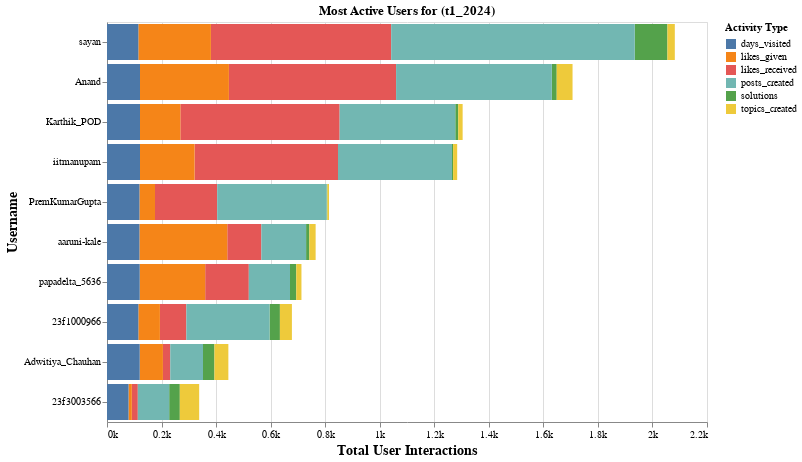
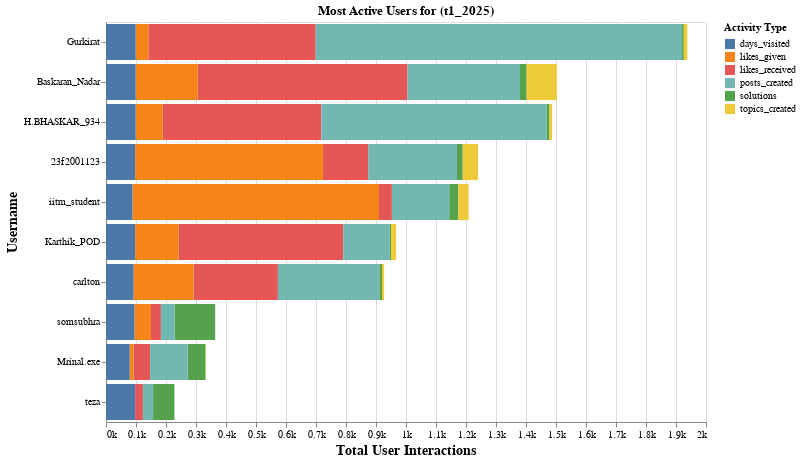
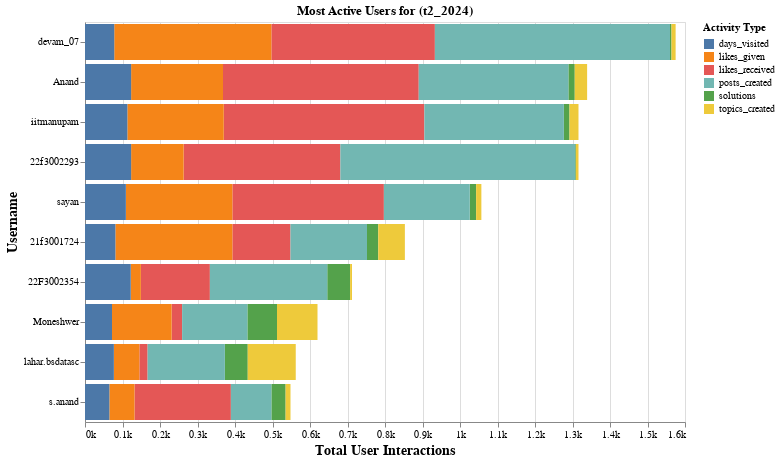
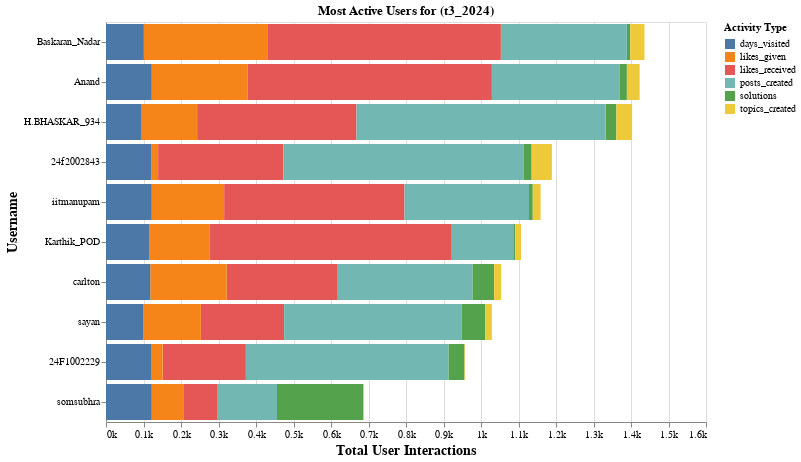

The notebook cell saved with these charts, in order:
### Code cell
# Generate Altair visualization
path_to_static_folder = "../static"
all_users_scores_folder = "../data/scores/overall_scores"
for data_file in os.listdir(all_users_scores_folder):
    full_path = os.path.join(all_users_scores_folder, data_file)
    unnormalized_df = pd.read_excel(full_path, sheet_name="unnormalized_scores")
    unnormalized_df = unnormalized_df[unnormalized_df["user_id"]>0]
    top_10_users = unnormalized_df.head(10)
    top_10_users_2 = top_10_users.merge(id_username_mapping, on="user_id")
    
    term = data_file.removesuffix(".xlsx")
    create_stacked_bar_chart(top_10_users_2, term=term, path_to_static_folder=path_to_static_folder)

### Figure 1 — Vega-Lite specification as saved in the notebook (floating-point values rounded to 4 significant figures)
{"config": {"view": {"continuousWidth": 300, "continuousHeight": 300}}, "data": {"name": "data-fe091edcc8816609f9f7dfd128b6fcbc"}, "mark": {"type": "bar"}, "encoding": {"color": {"field": "metric", "title": "Activity Type", "type": "nominal"}, "tooltip": [{"field": "username", "type": "nominal"}, {"field": "metric", "type": "nominal"}, {"field": "count", "type": "quantitative"}], "x": {"axis": {"format": "~s", "titleFontSize": 14}, "field": "count", "title": "Total User Interactions", "type": "quantitative"}, "y": {"axis": {"titleFontSize": 14}, "field": "username", "sort": "-x", "title": "Username", "type": "nominal"}}, "height": 400, "title": "Most Active Users for (t1_2024)", "width": 600, "$schema": "https://vega.github.io/schema/vega-lite/v5.20.1.json", "datasets": {"data-fe091edcc8816609f9f7dfd128b6fcbc": [{"user_id": 348, "username": "sayan", "metric": "likes_received", "count": 661}, {"user_id": 933, "username": "Anand", "metric": "likes_received", "count": 613}, {"user_id": 11, "username": "Karthik_POD", "metric": "likes_received", "count": 584}, {"user_id": 15826, "username": "iitmanupam", "metric": "likes_received", "count": 526}, {"user_id": 17066, "username": "23f1000966", "metric": "likes_received", "count": 97}, {"user_id": 23071, "username": "Adwitiya_Chauhan", "metric": "likes_received", "count": 27}, {"user_id": 3024, "username": "papadelta_5636", "metric": "likes_received", "count": 160}, {"user_id": 12082, "username": "PremKumarGupta", "metric": "likes_received", "count": 228}, {"user_id": 25214, "username": "23f3003566", "metric": "likes_received", "count": 22}, {"user_id": 6616, "username": "aaruni-kale", "metric": "likes_received", "count": 125}, {"user_id": 348, "username": "sayan", "metric": "likes_given", "count": 266}, {"user_id": 933, "username": "Anand", "metric": "likes_given", "count": 326}, {"user_id": 11, "username": "Karthik_POD", "metric": "likes_given", "count": 148}, {"user_id": 15826, "username": "iitmanupam", "metric": "likes_given", "count": 200}, {"user_id": 17066, "username": "23f1000966", "metric": "likes_given", "count": 79}, {"user_id": 23071, "username": "Adwitiya_Chauhan", "metric": "likes_given", "count": 85}, {"user_id": 3024, "username": "papadelta_5636", "metric": "likes_given", "count": 240}, {"user_id": 12082, "username": "PremKumarGupta", "metric": "likes_given", "count": 57}, {"user_id": 25214, "username": "23f3003566", "metric": "likes_given", "count": 12}, {"user_id": 6616, "username": "aaruni-kale", "metric": "likes_given", "count": 322}, {"user_id": 348, "username": "sayan", "metric": "days_visited", "count": 115}, {"user_id": 933, "username": "Anand", "metric": "days_visited", "count": 121}, {"user_id": 11, "username": "Karthik_POD", "metric": "days_visited", "count": 121}, {"user_id": 15826, "username": "iitmanupam", "metric": "days_visited", "count": 121}, {"user_id": 17066, "username": "23f1000966", "metric": "days_visited", "count": 115}, {"user_id": 23071, "username": "Adwitiya_Chauhan", "metric": "days_visited", "count": 120}, {"user_id": 3024, "username": "papadelta_5636", "metric": "days_visited", "count": 120}, {"user_id": 12082, "username": "PremKumarGupta", "metric": "days_visited", "count": 119}, {"user_id": 25214, "username": "23f3003566", "metric": "days_visited", "count": 79}, {"user_id": 6616, "username": "aaruni-kale", "metric": "days_visited", "count": 119}, {"user_id": 348, "username": "sayan", "metric": "solutions", "count": 120}, {"user_id": 933, "username": "Anand", "metric": "solutions", "count": 18}, {"user_id": 11, "username": "Karthik_POD", "metric": "solutions", "count": 11}, {"user_id": 15826, "username": "iitmanupam", "metric": "solutions", "count": 4}, {"user_id": 17066, "username": "23f1000966", "metric": "solutions", "count": 38}, {"user_id": 23071, "username": "Adwitiya_Chauhan", "metric": "solutions", "count": 42}, {"user_id": 3024, "username": "papadelta_5636", "metric": "solutions", "count": 23}, {"user_id": 12082, "username": "PremKumarGupta", "metric": "solutions", "count": 3}, {"user_id": 25214, "username": "23f3003566", "metric": "solutions", "count": 39}, {"user_id": 6616, "username": "aaruni-kale", "metric": "solutions", "count": 12}, {"user_id": 348, "username": "sayan", "metric": "topics_created", "count": 27}, {"user_id": 933, "username": "Anand", "metric": "topics_created", "count": 58}, {"user_id": 11, "username": "Karthik_POD", "metric": "topics_created", "count": 16}, {"user_id": 15826, "username": "iitmanupam", "metric": "topics_created", "count": 15}, {"user_id": 17066, "username": "23f1000966", "metric": "topics_created", "count": 44}, {"user_id": 23071, "username": "Adwitiya_Chauhan", "metric": "topics_created", "count": 51}, {"user_id": 3024, "username": "papadelta_5636", "metric": "topics_created", "count": 19}, {"user_id": 12082, "username": "PremKumarGupta", "metric": "topics_created", "count": 6}, {"user_id": 25214, "username": "23f3003566", "metric": "topics_created", "count": 71}, {"user_id": 6616, "username": "aaruni-kale", "metric": "topics_created", "count": 23}, {"user_id": 348, "username": "sayan", "metric": "posts_created", "count": 893}, {"user_id": 933, "username": "Anand", "metric": "posts_created", "count": 571}, {"user_id": 11, "username": "Karthik_POD", "metric": "posts_created", "count": 424}, {"user_id": 15826, "username": "iitmanupam", "metric": "posts_created", "count": 418}, {"user_id": 17066, "username": "23f1000966", "metric": "posts_created", "count": 305}, {"user_id": 23071, "username": "Adwitiya_Chauhan", "metric": "posts_created", "count": 120}, {"user_id": 3024, "username": "papadelta_5636", "metric": "posts_created", "count": 151}, {"user_id": 12082, "username": "PremKumarGupta", "metric": "posts_created", "count": 401}, {"user_id": 25214, "username": "23f3003566", "metric": "posts_created", "count": 115}, {"user_id": 6616, "username": "aaruni-kale", "metric": "posts_created", "count": 164}]}}

### Figure 2 — Vega-Lite specification as saved in the notebook (floating-point values rounded to 4 significant figures)
{"config": {"view": {"continuousWidth": 300, "continuousHeight": 300}}, "data": {"name": "data-95f59dde0c10a82e33fab0ec989851de"}, "mark": {"type": "bar"}, "encoding": {"color": {"field": "metric", "title": "Activity Type", "type": "nominal"}, "tooltip": [{"field": "username", "type": "nominal"}, {"field": "metric", "type": "nominal"}, {"field": "count", "type": "quantitative"}], "x": {"axis": {"format": "~s", "titleFontSize": 14}, "field": "count", "title": "Total User Interactions", "type": "quantitative"}, "y": {"axis": {"titleFontSize": 14}, "field": "username", "sort": "-x", "title": "Username", "type": "nominal"}}, "height": 400, "title": "Most Active Users for (t1_2025)", "width": 600, "$schema": "https://vega.github.io/schema/vega-lite/v5.20.1.json", "datasets": {"data-95f59dde0c10a82e33fab0ec989851de": [{"user_id": 15853, "username": "somsubhra", "metric": "likes_received", "count": 33}, {"user_id": 39529, "username": "Gurkirat", "metric": "likes_received", "count": 558}, {"user_id": 37539, "username": "Baskaran_Nadar", "metric": "likes_received", "count": 699}, {"user_id": 39132, "username": "H.BHASKAR_934", "metric": "likes_received", "count": 529}, {"user_id": 42676, "username": "iitm_student", "metric": "likes_received", "count": 43}, {"user_id": 23318, "username": "23f2001123", "metric": "likes_received", "count": 151}, {"user_id": 21050, "username": "teza", "metric": "likes_received", "count": 26}, {"user_id": 25731, "username": "Mrinal.exe", "metric": "likes_received", "count": 55}, {"user_id": 11, "username": "Karthik_POD", "metric": "likes_received", "count": 549}, {"user_id": 16094, "username": "carlton", "metric": "likes_received", "count": 281}, {"user_id": 15853, "username": "somsubhra", "metric": "likes_given", "count": 55}, {"user_id": 39529, "username": "Gurkirat", "metric": "likes_given", "count": 42}, {"user_id": 37539, "username": "Baskaran_Nadar", "metric": "likes_given", "count": 207}, {"user_id": 39132, "username": "H.BHASKAR_934", "metric": "likes_given", "count": 90}, {"user_id": 42676, "username": "iitm_student", "metric": "likes_given", "count": 822}, {"user_id": 23318, "username": "23f2001123", "metric": "likes_given", "count": 626}, {"user_id": 21050, "username": "teza", "metric": "likes_given", "count": 0}, {"user_id": 25731, "username": "Mrinal.exe", "metric": "likes_given", "count": 13}, {"user_id": 11, "username": "Karthik_POD", "metric": "likes_given", "count": 145}, {"user_id": 16094, "username": "carlton", "metric": "likes_given", "count": 200}, {"user_id": 15853, "username": "somsubhra", "metric": "days_visited", "count": 95}, {"user_id": 39529, "username": "Gurkirat", "metric": "days_visited", "count": 99}, {"user_id": 37539, "username": "Baskaran_Nadar", "metric": "days_visited", "count": 99}, {"user_id": 39132, "username": "H.BHASKAR_934", "metric": "days_visited", "count": 99}, {"user_id": 42676, "username": "iitm_student", "metric": "days_visited", "count": 88}, {"user_id": 23318, "username": "23f2001123", "metric": "days_visited", "count": 97}, {"user_id": 21050, "username": "teza", "metric": "days_visited", "count": 97}, {"user_id": 25731, "username": "Mrinal.exe", "metric": "days_visited", "count": 79}, {"user_id": 11, "username": "Karthik_POD", "metric": "days_visited", "count": 97}, {"user_id": 16094, "username": "carlton", "metric": "days_visited", "count": 92}, {"user_id": 15853, "username": "somsubhra", "metric": "solutions", "count": 135}, {"user_id": 39529, "username": "Gurkirat", "metric": "solutions", "count": 6}, {"user_id": 37539, "username": "Baskaran_Nadar", "metric": "solutions", "count": 22}, {"user_id": 39132, "username": "H.BHASKAR_934", "metric": "solutions", "count": 9}, {"user_id": 42676, "username": "iitm_student", "metric": "solutions", "count": 30}, {"user_id": 23318, "username": "23f2001123", "metric": "solutions", "count": 19}, {"user_id": 21050, "username": "teza", "metric": "solutions", "count": 71}, {"user_id": 25731, "username": "Mrinal.exe", "metric": "solutions", "count": 60}, {"user_id": 11, "username": "Karthik_POD", "metric": "solutions", "count": 4}, {"user_id": 16094, "username": "carlton", "metric": "solutions", "count": 9}, {"user_id": 15853, "username": "somsubhra", "metric": "topics_created", "count": 0}, {"user_id": 39529, "username": "Gurkirat", "metric": "topics_created", "count": 12}, {"user_id": 37539, "username": "Baskaran_Nadar", "metric": "topics_created", "count": 101}, {"user_id": 39132, "username": "H.BHASKAR_934", "metric": "topics_created", "count": 9}, {"user_id": 42676, "username": "iitm_student", "metric": "topics_created", "count": 35}, {"user_id": 23318, "username": "23f2001123", "metric": "topics_created", "count": 51}, {"user_id": 21050, "username": "teza", "metric": "topics_created", "count": 0}, {"user_id": 25731, "username": "Mrinal.exe", "metric": "topics_created", "count": 1}, {"user_id": 11, "username": "Karthik_POD", "metric": "topics_created", "count": 17}, {"user_id": 16094, "username": "carlton", "metric": "topics_created", "count": 7}, {"user_id": 15853, "username": "somsubhra", "metric": "posts_created", "count": 46}, {"user_id": 39529, "username": "Gurkirat", "metric": "posts_created", "count": 1221}, {"user_id": 37539, "username": "Baskaran_Nadar", "metric": "posts_created", "count": 375}, {"user_id": 39132, "username": "H.BHASKAR_934", "metric": "posts_created", "count": 751}, {"user_id": 42676, "username": "iitm_student", "metric": "posts_created", "count": 191}, {"user_id": 23318, "username": "23f2001123", "metric": "posts_created", "count": 296}, {"user_id": 21050, "username": "teza", "metric": "posts_created", "count": 34}, {"user_id": 25731, "username": "Mrinal.exe", "metric": "posts_created", "count": 125}, {"user_id": 11, "username": "Karthik_POD", "metric": "posts_created", "count": 155}, {"user_id": 16094, "username": "carlton", "metric": "posts_created", "count": 338}]}}

### Figure 3 — Vega-Lite specification as saved in the notebook (floating-point values rounded to 4 significant figures)
{"config": {"view": {"continuousWidth": 300, "continuousHeight": 300}}, "data": {"name": "data-a6e8088c096bac49d39684fa88c7e830"}, "mark": {"type": "bar"}, "encoding": {"color": {"field": "metric", "title": "Activity Type", "type": "nominal"}, "tooltip": [{"field": "username", "type": "nominal"}, {"field": "metric", "type": "nominal"}, {"field": "count", "type": "quantitative"}], "x": {"axis": {"format": "~s", "titleFontSize": 14}, "field": "count", "title": "Total User Interactions", "type": "quantitative"}, "y": {"axis": {"titleFontSize": 14}, "field": "username", "sort": "-x", "title": "Username", "type": "nominal"}}, "height": 400, "title": "Most Active Users for (t2_2024)", "width": 600, "$schema": "https://vega.github.io/schema/vega-lite/v5.20.1.json", "datasets": {"data-a6e8088c096bac49d39684fa88c7e830": [{"user_id": 31778, "username": "Moneshwer", "metric": "likes_received", "count": 28}, {"user_id": 17065, "username": "22F3002354", "metric": "likes_received", "count": 184}, {"user_id": 31280, "username": "devam_07", "metric": "likes_received", "count": 436}, {"user_id": 933, "username": "Anand", "metric": "likes_received", "count": 522}, {"user_id": 15826, "username": "iitmanupam", "metric": "likes_received", "count": 535}, {"user_id": 15475, "username": "22f3002293", "metric": "likes_received", "count": 418}, {"user_id": 32728, "username": "lahar.bsdatasc", "metric": "likes_received", "count": 22}, {"user_id": 348, "username": "sayan", "metric": "likes_received", "count": 404}, {"user_id": 11530, "username": "21f3001724", "metric": "likes_received", "count": 155}, {"user_id": 9419, "username": "s.anand", "metric": "likes_received", "count": 257}, {"user_id": 31778, "username": "Moneshwer", "metric": "likes_given", "count": 159}, {"user_id": 17065, "username": "22F3002354", "metric": "likes_given", "count": 27}, {"user_id": 31280, "username": "devam_07", "metric": "likes_given", "count": 419}, {"user_id": 933, "username": "Anand", "metric": "likes_given", "count": 245}, {"user_id": 15826, "username": "iitmanupam", "metric": "likes_given", "count": 257}, {"user_id": 15475, "username": "22f3002293", "metric": "likes_given", "count": 140}, {"user_id": 32728, "username": "lahar.bsdatasc", "metric": "likes_given", "count": 68}, {"user_id": 348, "username": "sayan", "metric": "likes_given", "count": 284}, {"user_id": 11530, "username": "21f3001724", "metric": "likes_given", "count": 312}, {"user_id": 9419, "username": "s.anand", "metric": "likes_given", "count": 67}, {"user_id": 31778, "username": "Moneshwer", "metric": "days_visited", "count": 72}, {"user_id": 17065, "username": "22F3002354", "metric": "days_visited", "count": 122}, {"user_id": 31280, "username": "devam_07", "metric": "days_visited", "count": 78}, {"user_id": 933, "username": "Anand", "metric": "days_visited", "count": 123}, {"user_id": 15826, "username": "iitmanupam", "metric": "days_visited", "count": 113}, {"user_id": 15475, "username": "22f3002293", "metric": "days_visited", "count": 123}, {"user_id": 32728, "username": "lahar.bsdatasc", "metric": "days_visited", "count": 77}, {"user_id": 348, "username": "sayan", "metric": "days_visited", "count": 109}, {"user_id": 11530, "username": "21f3001724", "metric": "days_visited", "count": 81}, {"user_id": 9419, "username": "s.anand", "metric": "days_visited", "count": 65}, {"user_id": 31778, "username": "Moneshwer", "metric": "solutions", "count": 79}, {"user_id": 17065, "username": "22F3002354", "metric": "solutions", "count": 61}, {"user_id": 31280, "username": "devam_07", "metric": "solutions", "count": 4}, {"user_id": 933, "username": "Anand", "metric": "solutions", "count": 17}, {"user_id": 15826, "username": "iitmanupam", "metric": "solutions", "count": 15}, {"user_id": 15475, "username": "22f3002293", "metric": "solutions", "count": 2}, {"user_id": 32728, "username": "lahar.bsdatasc", "metric": "solutions", "count": 61}, {"user_id": 348, "username": "sayan", "metric": "solutions", "count": 17}, {"user_id": 11530, "username": "21f3001724", "metric": "solutions", "count": 30}, {"user_id": 9419, "username": "s.anand", "metric": "solutions", "count": 38}, {"user_id": 31778, "username": "Moneshwer", "metric": "topics_created", "count": 108}, {"user_id": 17065, "username": "22F3002354", "metric": "topics_created", "count": 5}, {"user_id": 31280, "username": "devam_07", "metric": "topics_created", "count": 11}, {"user_id": 933, "username": "Anand", "metric": "topics_created", "count": 33}, {"user_id": 15826, "username": "iitmanupam", "metric": "topics_created", "count": 24}, {"user_id": 15475, "username": "22f3002293", "metric": "topics_created", "count": 7}, {"user_id": 32728, "username": "lahar.bsdatasc", "metric": "topics_created", "count": 128}, {"user_id": 348, "username": "sayan", "metric": "topics_created", "count": 14}, {"user_id": 11530, "username": "21f3001724", "metric": "topics_created", "count": 71}, {"user_id": 9419, "username": "s.anand", "metric": "topics_created", "count": 13}, {"user_id": 31778, "username": "Moneshwer", "metric": "posts_created", "count": 174}, {"user_id": 17065, "username": "22F3002354", "metric": "posts_created", "count": 313}, {"user_id": 31280, "username": "devam_07", "metric": "posts_created", "count": 627}, {"user_id": 933, "username": "Anand", "metric": "posts_created", "count": 399}, {"user_id": 15826, "username": "iitmanupam", "metric": "posts_created", "count": 372}, {"user_id": 15475, "username": "22f3002293", "metric": "posts_created", "count": 626}, {"user_id": 32728, "username": "lahar.bsdatasc", "metric": "posts_created", "count": 206}, {"user_id": 348, "username": "sayan", "metric": "posts_created", "count": 229}, {"user_id": 11530, "username": "21f3001724", "metric": "posts_created", "count": 204}, {"user_id": 9419, "username": "s.anand", "metric": "posts_created", "count": 108}]}}

### Figure 4 — Vega-Lite specification as saved in the notebook (floating-point values rounded to 4 significant figures)
{"config": {"view": {"continuousWidth": 300, "continuousHeight": 300}}, "data": {"name": "data-4a027d7ce09526ed9dbf5d08d4322a8f"}, "mark": {"type": "bar"}, "encoding": {"color": {"field": "metric", "title": "Activity Type", "type": "nominal"}, "tooltip": [{"field": "username", "type": "nominal"}, {"field": "metric", "type": "nominal"}, {"field": "count", "type": "quantitative"}], "x": {"axis": {"format": "~s", "titleFontSize": 14}, "field": "count", "title": "Total User Interactions", "type": "quantitative"}, "y": {"axis": {"titleFontSize": 14}, "field": "username", "sort": "-x", "title": "Username", "type": "nominal"}}, "height": 400, "title": "Most Active Users for (t3_2024)", "width": 600, "$schema": "https://vega.github.io/schema/vega-lite/v5.20.1.json", "datasets": {"data-4a027d7ce09526ed9dbf5d08d4322a8f": [{"user_id": 15853, "username": "somsubhra", "metric": "likes_received", "count": 92}, {"user_id": 348, "username": "sayan", "metric": "likes_received", "count": 222}, {"user_id": 39132, "username": "H.BHASKAR_934", "metric": "likes_received", "count": 425}, {"user_id": 16094, "username": "carlton", "metric": "likes_received", "count": 296}, {"user_id": 933, "username": "Anand", "metric": "likes_received", "count": 652}, {"user_id": 34417, "username": "24F1002229", "metric": "likes_received", "count": 222}, {"user_id": 37539, "username": "Baskaran_Nadar", "metric": "likes_received", "count": 623}, {"user_id": 30846, "username": "24f2002843", "metric": "likes_received", "count": 334}, {"user_id": 15826, "username": "iitmanupam", "metric": "likes_received", "count": 481}, {"user_id": 11, "username": "Karthik_POD", "metric": "likes_received", "count": 645}, {"user_id": 15853, "username": "somsubhra", "metric": "likes_given", "count": 84}, {"user_id": 348, "username": "sayan", "metric": "likes_given", "count": 153}, {"user_id": 39132, "username": "H.BHASKAR_934", "metric": "likes_given", "count": 148}, {"user_id": 16094, "username": "carlton", "metric": "likes_given", "count": 204}, {"user_id": 933, "username": "Anand", "metric": "likes_given", "count": 255}, {"user_id": 34417, "username": "24F1002229", "metric": "likes_given", "count": 31}, {"user_id": 37539, "username": "Baskaran_Nadar", "metric": "likes_given", "count": 329}, {"user_id": 30846, "username": "24f2002843", "metric": "likes_given", "count": 18}, {"user_id": 15826, "username": "iitmanupam", "metric": "likes_given", "count": 193}, {"user_id": 11, "username": "Karthik_POD", "metric": "likes_given", "count": 161}, {"user_id": 15853, "username": "somsubhra", "metric": "days_visited", "count": 122}, {"user_id": 348, "username": "sayan", "metric": "days_visited", "count": 100}, {"user_id": 39132, "username": "H.BHASKAR_934", "metric": "days_visited", "count": 95}, {"user_id": 16094, "username": "carlton", "metric": "days_visited", "count": 118}, {"user_id": 933, "username": "Anand", "metric": "days_visited", "count": 122}, {"user_id": 34417, "username": "24F1002229", "metric": "days_visited", "count": 120}, {"user_id": 37539, "username": "Baskaran_Nadar", "metric": "days_visited", "count": 101}, {"user_id": 30846, "username": "24f2002843", "metric": "days_visited", "count": 121}, {"user_id": 15826, "username": "iitmanupam", "metric": "days_visited", "count": 122}, {"user_id": 11, "username": "Karthik_POD", "metric": "days_visited", "count": 116}, {"user_id": 15853, "username": "somsubhra", "metric": "solutions", "count": 230}, {"user_id": 348, "username": "sayan", "metric": "solutions", "count": 62}, {"user_id": 39132, "username": "H.BHASKAR_934", "metric": "solutions", "count": 29}, {"user_id": 16094, "username": "carlton", "metric": "solutions", "count": 58}, {"user_id": 933, "username": "Anand", "metric": "solutions", "count": 20}, {"user_id": 34417, "username": "24F1002229", "metric": "solutions", "count": 43}, {"user_id": 37539, "username": "Baskaran_Nadar", "metric": "solutions", "count": 9}, {"user_id": 30846, "username": "24f2002843", "metric": "solutions", "count": 22}, {"user_id": 15826, "username": "iitmanupam", "metric": "solutions", "count": 10}, {"user_id": 11, "username": "Karthik_POD", "metric": "solutions", "count": 3}, {"user_id": 15853, "username": "somsubhra", "metric": "topics_created", "count": 2}, {"user_id": 348, "username": "sayan", "metric": "topics_created", "count": 18}, {"user_id": 39132, "username": "H.BHASKAR_934", "metric": "topics_created", "count": 42}, {"user_id": 16094, "username": "carlton", "metric": "topics_created", "count": 19}, {"user_id": 933, "username": "Anand", "metric": "topics_created", "count": 34}, {"user_id": 34417, "username": "24F1002229", "metric": "topics_created", "count": 2}, {"user_id": 37539, "username": "Baskaran_Nadar", "metric": "topics_created", "count": 38}, {"user_id": 30846, "username": "24f2002843", "metric": "topics_created", "count": 54}, {"user_id": 15826, "username": "iitmanupam", "metric": "topics_created", "count": 21}, {"user_id": 11, "username": "Karthik_POD", "metric": "topics_created", "count": 16}, {"user_id": 15853, "username": "somsubhra", "metric": "posts_created", "count": 158}, {"user_id": 348, "username": "sayan", "metric": "posts_created", "count": 474}, {"user_id": 39132, "username": "H.BHASKAR_934", "metric": "posts_created", "count": 664}, {"user_id": 16094, "username": "carlton", "metric": "posts_created", "count": 359}, {"user_id": 933, "username": "Anand", "metric": "posts_created", "count": 340}, {"user_id": 34417, "username": "24F1002229", "metric": "posts_created", "count": 540}, {"user_id": 37539, "username": "Baskaran_Nadar", "metric": "posts_created", "count": 336}, {"user_id": 30846, "username": "24f2002843", "metric": "posts_created", "count": 640}, {"user_id": 15826, "username": "iitmanupam", "metric": "posts_created", "count": 332}, {"user_id": 11, "username": "Karthik_POD", "metric": "posts_created", "count": 166}]}}
